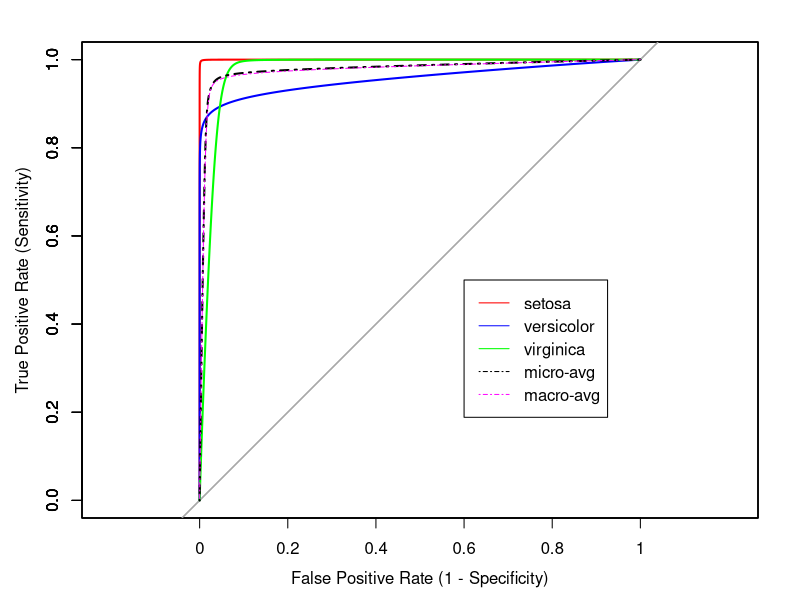

This chart was generated by the following R code:
library(e1071)
library(pROC)
data(iris)

set.seed(490)	

# train-test split
training.indices <- sample(1:nrow(iris), 0.5 * nrow(iris))
x.train <- iris[training.indices, 1:4]
x.test <- iris[-training.indices, 1:4]
y.train <- iris[training.indices, 5]
y.test <- iris[-training.indices, 5]

# Construct the model
model <- naiveBayes(x.train, y.train)
# Predict for training 
pred.train <- predict(model, x.train, type="class")
# pred.train
conf.train <- table(pred.train, y.train)
conf.train

# Predict for testing

# type=class tells model to output specific class predicted (setosa, versicolor, or # virginica) rather than a probability for each
pred <- predict(model, x.test, type="class")
conf <- table(pred, y.test)
conf

# Predict for all data

pred.all <- predict(model, iris[1:4], type="class")
conf.all <- table(pred.all, iris$Species)
conf.all

# Train set
acc.train <- sum(diag(conf.train)) / sum(conf.train)
acc.train
err.train <- 1 - acc.train
err.train

# Test set
acc <- sum(diag(conf)) / sum(conf)
acc
err <- 1 - acc
err

# All data
acc.all <- sum(diag(conf.all)) / sum(conf.all)
acc.all 
err.all <- 1 - acc.all
err.all

#--------------------------------------------------------------------------------------------------

### Train Set Metrics ###
macro.sens <- 0
macro.spec <- 0

# Setosa
sens.train <- conf.train['setosa','setosa'] / sum(conf.train[,'setosa'])
sens.train

spec.train <- sum(diag(conf.train[2:3,2:3])) / (sum(diag(conf.train[2:3,2:3])) + sum(conf.train['setosa',2:3]))
spec.train

ppv.train <- conf.train['setosa','setosa'] / sum(conf.train['setosa',])
ppv.train

npv.train <- sum(diag(conf.train[2:3,2:3])) / (sum(diag(conf.train[2:3,2:3])) + sum(conf.train[2:3,'setosa']))
npv.train

macro.sens <- macro.sens + sens.train
macro.spec <- macro.spec + spec.train

# versicolor
sens.train <- conf.train['versicolor','versicolor'] / sum(conf.train[,'versicolor'])
sens.train

spec.train <- sum(diag(conf.train[c(1,3),c(1,3)])) / (sum(diag(conf.train[c(1,3),c(1,3)])) + sum(conf.train['versicolor',c(1,3)]))
spec.train

ppv.train <- conf.train['versicolor','versicolor'] / sum(conf.train['versicolor',])
ppv.train

npv.train <- sum(diag(conf.train[c(1,3),c(1,3)])) / (sum(diag(conf.train[c(1,3),c(1,3)])) + sum(conf.train[c(1,3),'versicolor']))
npv.train

macro.sens <- macro.sens + sens.train
macro.spec <- macro.spec + spec.train

# virginica
sens.train <- conf.train['virginica','virginica'] / sum(conf.train[,'virginica'])
sens.train

spec.train <- sum(diag(conf.train[1:2,1:2])) / (sum(diag(conf.train[1:2,1:2])) + sum(conf.train['virginica',1:2]))
spec.train

ppv.train <- conf.train['virginica','virginica'] / sum(conf.train['virginica',])
ppv.train

npv.train <- sum(diag(conf.train[1:2,1:2])) / (sum(diag(conf.train[1:2,1:2])) + sum(conf.train[1:2,'virginica']))
npv.train

macro.sens <- macro.sens + sens.train
macro.spec <- macro.spec + spec.train
macro.sens <- macro.sens / 3
macro.spec <- macro.spec / 3

macro.sens
macro.spec

#----------------------------------------------------------------------------------------------

### Test Set Metrics ###
macro.sens <- 0
macro.spec <- 0

# setosa
sens <- conf['setosa','setosa'] / sum(conf[,'setosa'])
sens

spec <- sum(diag(conf[2:3,2:3])) / (sum(diag(conf[2:3,2:3])) + sum(conf['setosa',2:3]))
spec

ppv <- conf['setosa','setosa'] / sum(conf['setosa',])
ppv

npv <- sum(diag(conf[2:3,2:3])) / (sum(diag(conf[2:3,2:3])) + sum(conf[2:3,'setosa']))
npv

macro.sens <- macro.sens + sens
macro.spec <- macro.spec + spec

# versicolor
sens <- conf['versicolor','versicolor'] / sum(conf[,'versicolor'])
sens

spec <- sum(diag(conf[c(1,3),c(1,3)])) / (sum(diag(conf[c(1,3),c(1,3)])) + sum(conf['versicolor',c(1,3)]))
spec

ppv <- conf['versicolor','versicolor'] / sum(conf['versicolor',])
ppv

npv <- sum(diag(conf[c(1,3),c(1,3)])) / (sum(diag(conf[c(1,3),c(1,3)])) + sum(conf[c(1,3),'versicolor']))
npv

macro.sens <- macro.sens + sens
macro.spec <- macro.spec + spec

# virginica
sens <- conf['virginica','virginica'] / sum(conf[,'virginica'])
sens

spec <- sum(diag(conf[1:2,1:2])) / (sum(diag(conf[1:2,1:2])) + sum(conf['virginica',1:2]))
spec

ppv <- conf['virginica','virginica'] / sum(conf['virginica',])
ppv

npv <- sum(diag(conf[1:2,1:2])) / (sum(diag(conf[1:2,1:2])) + sum(conf[1:2,'virginica']))
npv

macro.sens <- macro.sens + sens
macro.spec <- macro.spec + spec
macro.sens <- macro.sens / 3
macro.spec <- macro.spec / 3

macro.sens
macro.spec

#-------------------------------------------------------------------------------------------------

### All Metrics ###
macro.sens <- 0
macro.spec <- 0

# setosa
sens.all <- conf.all['setosa','setosa'] / sum(conf.all[,'setosa'])
sens.all

spec.all <- sum(diag(conf.all[2:3,2:3])) / (sum(diag(conf.all[2:3,2:3])) + sum(conf.all['setosa',2:3]))
spec.all

ppv.all <- conf.all['setosa','setosa'] / sum(conf.all['setosa',])
ppv.all

npv.all <- sum(diag(conf.all[2:3,2:3])) / (sum(diag(conf.all[2:3,2:3])) + sum(conf.all[2:3,'setosa']))
npv.all

macro.sens <- macro.sens + sens.all
macro.spec <- macro.spec + spec.all

# versicolor
sens.all <- conf.all['versicolor','versicolor'] / sum(conf.all[,'versicolor'])
sens.all

spec.all <- sum(diag(conf.all[c(1,3),c(1,3)])) / (sum(diag(conf.all[c(1,3),c(1,3)])) + sum(conf.all['versicolor',c(1,3)]))
spec.all

ppv.all <- conf.all['versicolor','versicolor'] / sum(conf.all['versicolor',])
ppv.all

npv.all <- sum(diag(conf.all[c(1,3),c(1,3)])) / (sum(diag(conf.all[c(1,3),c(1,3)])) + sum(conf.all[c(1,3),'versicolor']))
npv.all

macro.sens <- macro.sens + sens.all
macro.spec <- macro.spec + spec.all

# virginica
sens.all <- conf.all['virginica','virginica'] / sum(conf.all[,'virginica'])
sens.all

spec.all <- sum(diag(conf.all[1:2,1:2])) / (sum(diag(conf.all[1:2,1:2])) + sum(conf.all['virginica',1:2]))
spec.all

ppv.all <- conf.all['virginica','virginica'] / sum(conf.all['virginica',])
ppv.all

npv.all <- sum(diag(conf.all[1:2,1:2])) / (sum(diag(conf.all[1:2,1:2])) + sum(conf.all[1:2,'virginica']))
npv.all

macro.sens <- macro.sens + sens.all
macro.spec <- macro.spec + spec.all
macro.sens <- macro.sens / 3
macro.spec <- macro.spec / 3

macro.sens
macro.spec

#--------------------------------------------------------------------------------------------------
# ROC curve using Test Set

probs <- predict(model, x.test, type="raw")

setosa.labels <- rep(0, length(y.test))
versicolor.labels <- rep(0, length(y.test))
virginica.labels <- rep(0, length(y.test))
for (i in 1:length(y.test)) {
  if(y.test[i] == 'setosa') {
    setosa.labels[i] <- 1
  } else if (y.test[i] == 'versicolor') {
    versicolor.labels[i] <- 1
  } else if (y.test[i] == 'virginica') {
    virginica.labels[i] <- 1
  }
}

# Create a plot of ROC for each class label against the rest
setosa.roc <- roc(setosa.labels, probs[, 'setosa'], auc.polygon=TRUE, max.auc.polygon=TRUE, print.auc=TRUE, show.thres=TRUE)
setosa.smoothroc <- smooth(setosa.roc, method = "density")
plot(setosa.smoothroc, col = 'red', xaxt='n', xlab="False Positive Rate (1 - Specificity)", ylab = "True Positive Rate (Sensitivity)")

#par(new=T): make the second plot without cleaning the first
par(new=TRUE)
versicolor.roc <- roc(versicolor.labels, probs[, 'versicolor'], auc.polygon=TRUE, max.auc.polygon=TRUE, print.auc=TRUE, show.thres=TRUE)
versicolor.smoothroc <- smooth(versicolor.roc, method = "density")
plot(versicolor.smoothroc, col='blue', xaxt='n', xlab="", ylab = "")

par(new=TRUE)
virginica.roc <- roc(virginica.labels, probs[, 'virginica'], auc.polygon=TRUE, max.auc.polygon=TRUE, print.auc=TRUE, show.thres=TRUE)
virginica.smoothroc <- smooth(virginica.roc, method = "density")
plot(virginica.smoothroc, col='green', xaxt='n', xlab="", ylab = "")

y.labels <- c(setosa.labels, versicolor.labels, virginica.labels)
y.probs <- c(probs[, 'setosa'], probs[, 'versicolor'], probs[, 'virginica'])

par(new=TRUE)
micro.roc <- roc(y.labels, y.probs, auc.polygon=TRUE, max.auc.polygon=TRUE, print.auc=TRUE, show.thres=TRUE)
micro.smoothroc <- smooth(micro.roc, method = "density")
plot(micro.smoothroc, col = 'black', lty = 'dotdash', xaxt='n', xlab="", ylab = "")

macro.sensitivity <- (setosa.smoothroc$sensitivities + versicolor.smoothroc$sensitivities + virginica.smoothroc$sensitivities) / 3
macro.specificity <- ((setosa.smoothroc$specificities + versicolor.smoothroc$specificities + virginica.smoothroc$specificities) / 3)
lines(macro.specificity, macro.sensitivity, type='l', xlim = rev(range(macro.specificity)), col='magenta', lty=4)
axis(1, at=(5:0) * 0.2, labels=(0:5) * 0.2, pos=c(-0.04,0))

legend(0.4, 0.5, legend = c('setosa','versicolor', 'virginica', 'micro-avg', 'macro-avg'), col = c('red', 'blue', 'green', 'black', 'magenta'), lty = c(1,1,1,4,4))

probs.train <- predict(model, x.train, type="raw")
multiclass.roc(y.train, probs.train)

multiclass.roc(y.test, probs)

probs.all <- predict(model, iris[1:4], type="raw")
multiclass.roc(iris$Species, probs.all)




